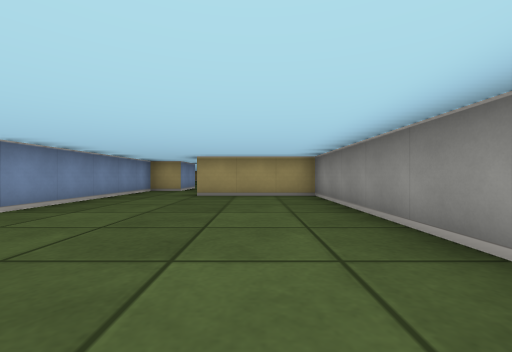
[1] (above)

19 first-person views from a walk through a cub3D maze. The camera is about half as high as the walls, looks level and sees 90° across. The floor is counted in squares. Each view is taken from the middle of a square. On the plan, view 1 faces up. The plan holds only what a view shows up to about 9 squares ahead; the rest is blank.

[2]
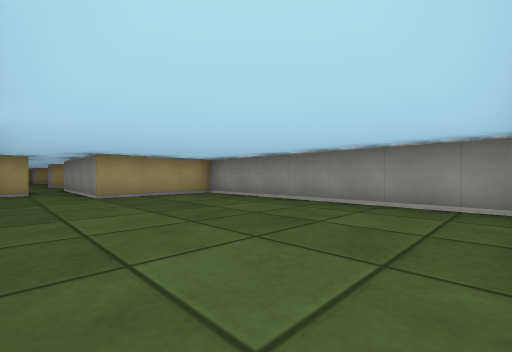

[3]
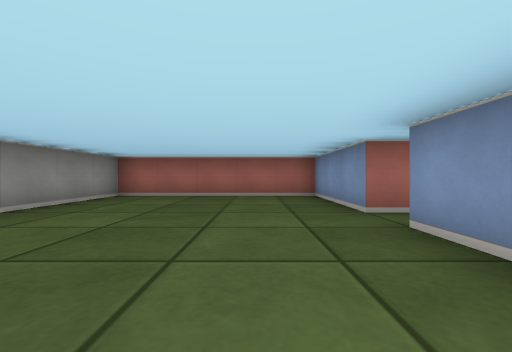

[4]
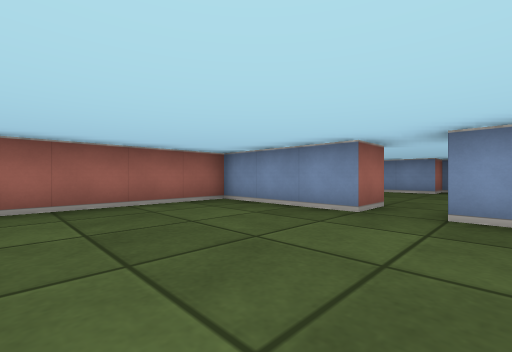

[5]
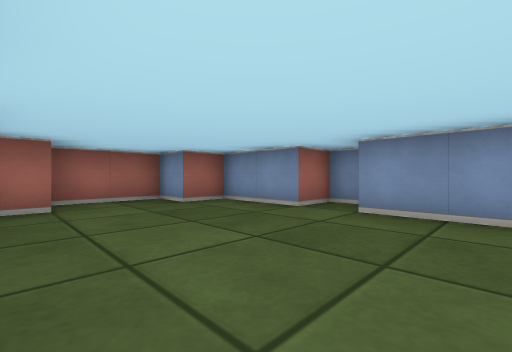

[6]
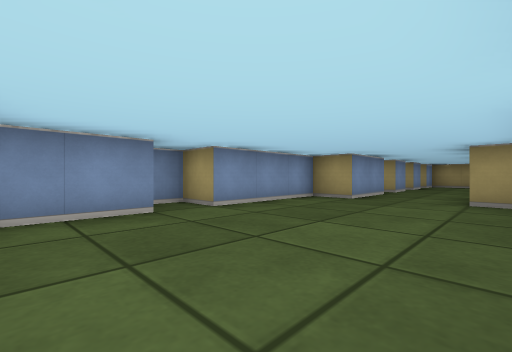

[7]
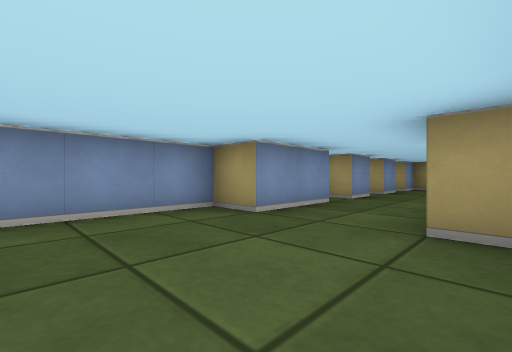

[8]
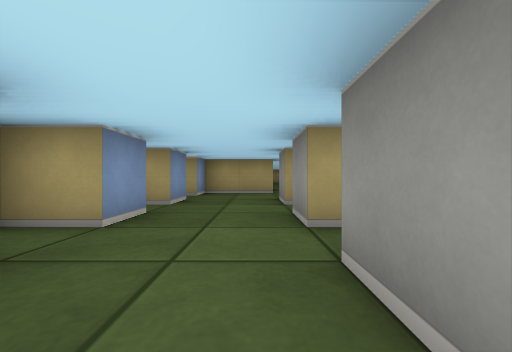

[9]
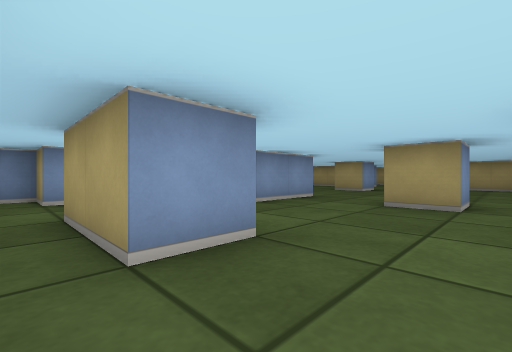

[10]
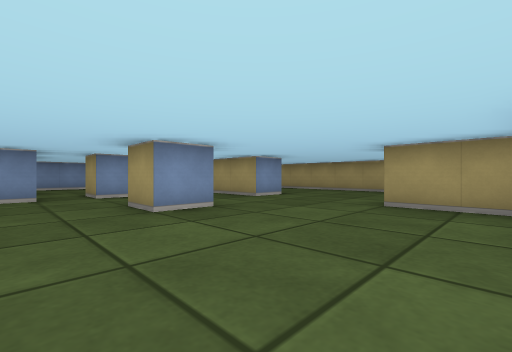

[11]
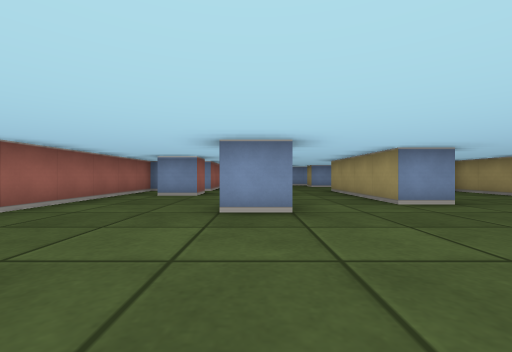

[12]
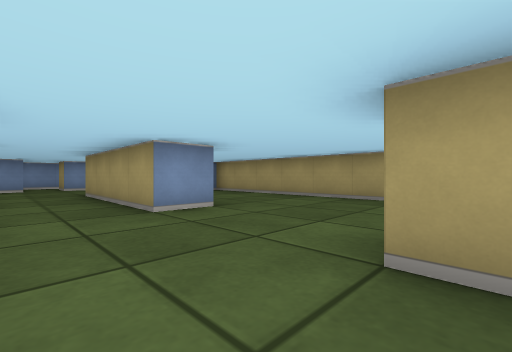

[13]
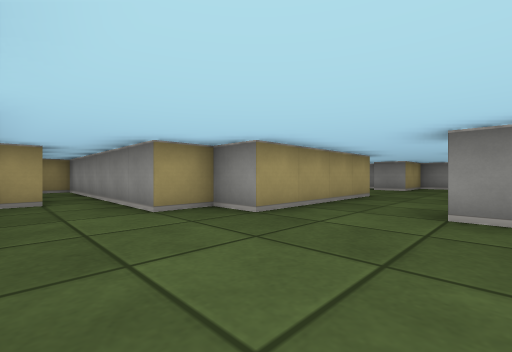

[14]
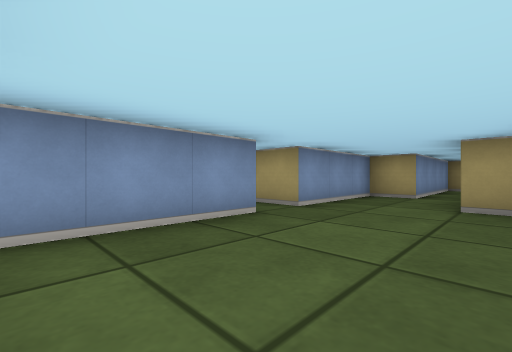

[15]
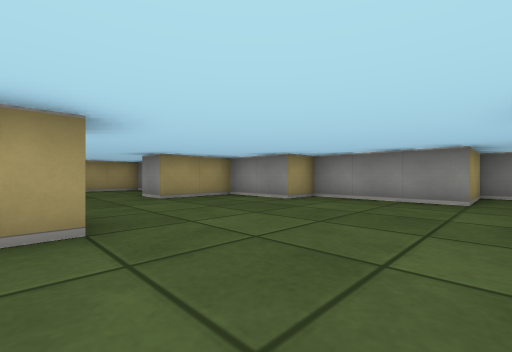

[16]
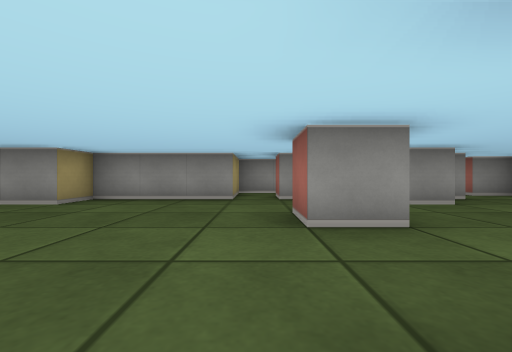

[17]
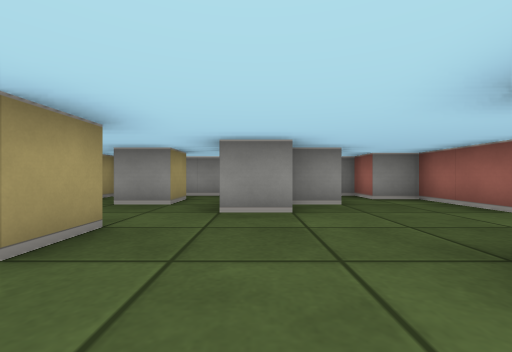

[18]
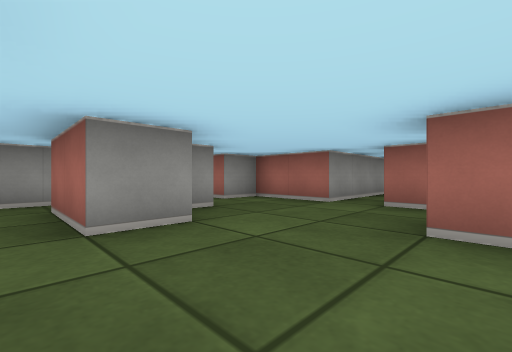

[19]
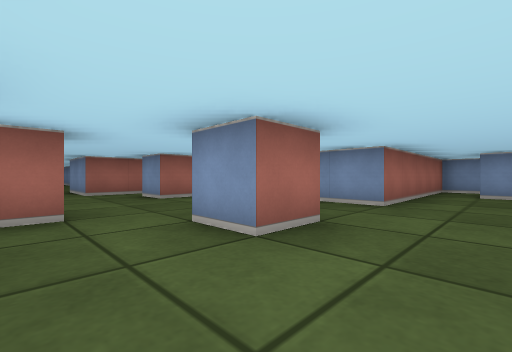

### Floor plan
Ten units are one square. View 1 is at (0, 0); x grows to the right and y downward. Boxes are objects, and circles mark ways between rooms. Rooms are numbered by the first view taken in them; rooms with no view inside come last. Other rooms are left out.
<svg viewBox="-145 -300 165 310">
<path fill="none" stroke="#000" d="M-35 -25 -35 5 15 5 15 -65 -15 -65 -15 -105M-25 -105 -25 -85 -35 -85 -35 -35M-45 -25 -35 -25M-56 -5 -50 -5M-75 -65 -85 -65 -85 -35 -95 -35 -95 -25 -85 -25 -85 -5 -75 -5 -75 5 -56 5M-50 -65 -55 -65M-55 -95 -55 -105M-75 -85 -75 -65M-55 -75 -55 -85M-75 -105 -75 -95 -85 -95M-55 -206 -55 -195 -65 -195M-85 -202 -85 -195 -95 -195M-95 -185 -85 -185 -85 -175M-35 -165 -25 -165 -25 -155 -35 -155 -35 -165M-95 -200 -95 -205M-65 -236 -65 -225 -105 -225 -105 -235 -115 -235 -115 -295 -125 -295 -125 -255 -135 -255 -135 -225M-110 -185 -105 -185 -105 -165 -55 -165 -55 -145 -75 -145 -75 -135M-44 -125 -35 -125 -35 -115M-15 -135 -15 -145 5 -145M5 -155 -5 -155 -5 -165 4 -165M-135 -216 -135 -189M-28 -265 -104 -265M-5 -124 -5 -134M-40 -105 -25 -105M15 -144 15 -175 -5 -175 -5 -205 -15 -205 -15 -225 -35 -225 -35 -235M-15 -105 5 -105 5 -115 15 -115 15 -119M-75 -125 -75 -115 -85 -115 -85 -110M-35 -115 -55 -115 -55 -124"/>
<circle cx="-40" cy="-30" r="3" fill="#2a7"/>
<circle cx="-20" cy="-110" r="3" fill="#2a7"/>
<circle cx="-65" cy="-75" r="3" fill="#2a7"/>
<circle cx="-65" cy="-100" r="3" fill="#2a7"/>
<circle cx="-45" cy="-110" r="3" fill="#2a7"/>
<circle cx="-65" cy="-120" r="3" fill="#2a7"/>
<text x="-10" y="-40">1</text>
<text x="-70" y="-30">2</text>
<text x="-60" y="-90">3</text>
<text x="-60" y="-190">4</text>
<text x="-60" y="-110">5</text>
</svg>
Room 1 opens to room 2. Room 1 opens to room 4. Room 2 opens to room 3. Room 3 opens to room 5. Room 4 opens to room 5.

Where each view was taken, in squares from view 1:
view 1: 0 up, 0 right, facing up
view 2: 0 up, 3 left, facing up-right
view 3: 6 up, 2 left, facing down
view 4: 4 up, 0 right, facing down-left
view 5: 5 up, 5 left, facing down-left
view 6: 1 up, 5 left, facing up-left
view 7: 4 up, 5 left, facing up-left
view 8: 7 up, 6 left, facing up
view 9: 11 up, 2 left, facing up-left
view 10: 18 up, 2 left, facing up-left
view 11: 20 up, 2 left, facing left
view 12: 21 up, 3 left, facing up-left
view 13: 20 up, 13 left, facing up-right
view 14: 19 up, 11 left, facing up-left
view 15: 17 up, 6 left, facing up-right
view 16: 17 up, 6 left, facing right
view 17: 14 up, 5 left, facing right
view 18: 15 up, 4 left, facing down-right
view 19: 18 up, 1 left, facing down-left
